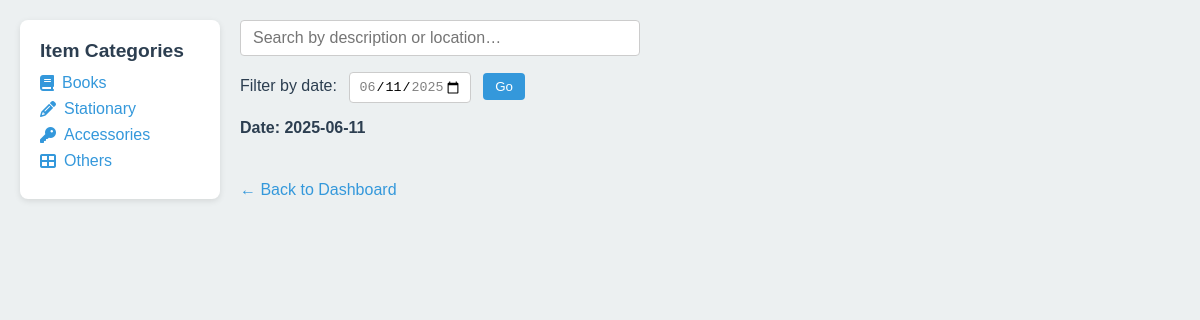
The app's page /category/books (signed in), older data.
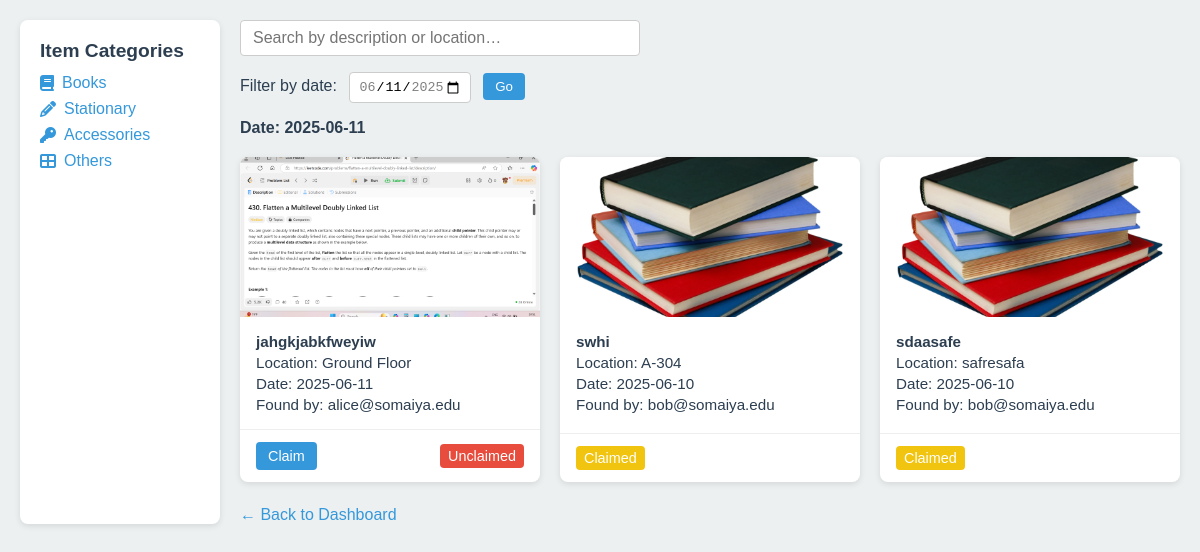
The same page, newer data.
### app.py (models this page shows)
class Report(db.Model):
    id          = db.Column(db.Integer, primary_key=True)
    email       = db.Column(db.String, nullable=False)
    filename    = db.Column(db.String, nullable=False)
    description = db.Column(db.String, nullable=False)
    location    = db.Column(db.String, nullable=False)
    date_found  = db.Column(db.String, nullable=False)  # 'YYYY-MM-DD'
    category    = db.Column(db.String, nullable=False)
    contact     = db.Column(db.String, nullable=False)
    timestamp   = db.Column(db.DateTime, server_default=db.func.now())
    claimed     = db.Column(db.Boolean, default=False)
    claimed_by  = db.Column(db.String, nullable=True)
    received    = db.Column(db.Boolean, default=False)

### app.py (the view)
@app.route('/category/<cat>')
@login_required
def category_items(cat):
    filter_date = request.args.get('filter_date')
    q = Report.query.filter_by(category=cat, received=False)
    if filter_date:
        q = q.filter_by(date_found=filter_date)
    items = q.order_by(Report.timestamp.desc()).all()
    items_for_js = [
        {'id': i.id, 'description': i.description, 'location': i.location}
        for i in items
    ]
    all_dates = [r.date_found for r in Report.query.with_entities(Report.date_found)]
    max_date = date.today().isoformat()
    min_date = (date.today() - timedelta(days=6)).isoformat()
    user_claims = {
        cr.report_id for cr in ClaimRequest.query.filter_by(user_email=session['email'])
    }
    return render_template(
        'categoryitems.html',
        items=items,
        items_for_js=items_for_js,
        category=cat,
        min_date=min_date,
        max_date=max_date,
        filter_date=filter_date,
        user_claims=user_claims
    )

### app.py (called while the page is built)
@app.context_processor
def inject_globals():
    return {
        'email': session.get('email'),
        'roles': session.get('roles', []),
        'today': date.today()
    }

def login_required(f):
    @wraps(f)
    def wrapper(*args, **kwargs):
        if 'email' not in session:
            return redirect(url_for('do_login'))
        return f(*args, **kwargs)
    return wrapper

### Templates/categoryitems.html (shortened to what this page needs)
<!DOCTYPE html>
<html lang="en">
<head>
  <link rel="stylesheet"
        href="https://cdnjs.cloudflare.com/ajax/libs/font-awesome/6.4.0/css/all.min.css" />
</head>
<body>
  <div class="container">
    <aside class="sidebar">
      <h3>Item Categories</h3>
      <nav>
        <ul>
          <li><a href="{{ url_for('category_items', cat='books') }}"><i class="fas fa-book"></i> Books</a></li>
          <li><a href="{{ url_for('category_items', cat='stationary') }}"><i class="fas fa-pencil-alt"></i> Stationary</a></li>
          <li><a href="{{ url_for('category_items', cat='accessories') }}"><i class="fas fa-key"></i> Accessories</a></li>
          <li><a href="{{ url_for('category_items', cat='others') }}"><i class="fas fa-th-large"></i> Others</a></li>
        </ul>
      </nav>
    </aside>
    <section class="main">
      <div class="search-bar">
        <input
          type="text"
          id="search"
          placeholder="Search by description or location…"
          oninput="filterCards()"
        />
      </div>
      <form class="filter" method="get"
            action="{{ url_for('category_items', cat=category) }}">
        <label for="filter_date">Filter by date:</label>
        <input
          type="date"
          id="filter_date"
          name="filter_date"
          min="{{ min_date }}"
          max="{{ max_date }}"
          value="{{ filter_date or max_date }}"
        />
        <button type="submit">Go</button>
      </form>
      <div class="current-date">
        Date:
        <strong>{{ filter_date or today.strftime('%Y-%m-%d') }}</strong>
      </div>
      <div class="card-grid">
        {% for item in items %}
          <div class="card" data-id="{{ item.id }}">
            <img
              src="{% if item.filename %}
                       {{ url_for('static', filename='uploads/'~item.filename) }}
                     {% else %}
                       {{ url_for('static', filename='images/placeholder.png') }}
                     {% endif %}"
              alt="{{ item.description }}"
            />
            <div class="card-body">
              <p><strong>{{ item.description }}</strong></p>
              <p>Location: {{ item.location }}</p>
              <p>Date: {{ item.date_found }}</p>
              <p>Found by: {{ item.email }}</p>
            </div>
            <div class="card-footer">
              {% if item.received %}
                <span class="status-indicator status-received">Received</span>
              {% elif item.claimed and item.claimed_by==email %}
                <span class="status-indicator status-claimed">Claimed</span>
              {% elif item.id in user_claims %}
                <span class="status-indicator status-claimed">Pending…</span>
              {% else %}
                <button class="action-btn claim-btn"
                        onclick='event.stopPropagation();
                          fetch("{{ url_for("claim_report",report_id=item.id) }}", {
                            method:"POST",
                            headers:{"X-CSRFToken":
                              document.querySelector("meta[name=csrf-token]")
                                      .getAttribute("content")}
                          })
                          .then(r=>r.json())
                          .then(d=>{ alert(d.message); location.reload(); });'>
                  Claim
                </button>
                <span class="status-indicator status-unclaimed">Unclaimed</span>
              {% endif %}
            </div>
          </div>
        {% endfor %}
      </div>
      <a href="{{ url_for('show_home') }}" class="back-btn">&larr; Back to Dashboard</a>
    </section>
  </div>
</body>
</html>

### Templates/categoryitems.html (style rules this page uses)
* { box-sizing: border-box; }
body { margin: 0; font-family: Arial, sans-serif; background: #ecf0f1; color: #2c3e50; }
.container { display: flex; max-width: 1200px; margin: 0 auto; padding: 20px; }
.sidebar { width: 200px; background: #fff; padding: 20px; border-radius: 8px; box-shadow: 0 2px 6px rgba(0,0,0,0.1); margin-right: 20px; }
.sidebar h3 { margin-top: 0; font-size: 1.2rem; margin-bottom: 12px; }
.sidebar ul { list-style: none; padding: 0; margin: 0; }
.sidebar li + li { margin-top: 8px; }
.sidebar a { text-decoration: none; color: #3498db; font-weight: 500; display: flex; align-items: center; gap: 8px; }
.main { flex: 1; }
.search-bar { margin-bottom: 16px; }
.search-bar input { width: 100%; max-width: 400px; padding: 8px 12px; font-size: 1rem; border: 1px solid #ccc; border-radius: 4px; }
form.filter { margin-bottom: 16px; }
form.filter label { margin-right: 8px; font-weight: 500; }
form.filter input[type="date"] { padding: 6px 8px; border: 1px solid #ccc; border-radius: 4px; margin-right: 8px; }
form.filter button { padding: 6px 12px; background: #3498db; border: none; color: #fff; border-radius: 4px; cursor: pointer; }
.current-date { margin-bottom: 20px; font-weight: bold; }
.card-grid { display: grid; grid-template-columns: repeat(auto-fill, minmax(260px, 1fr)); gap: 20px; }
.card { background: #fff; border-radius: 8px; overflow: hidden; box-shadow: 0 2px 6px rgba(0,0,0,0.1); display: flex; flex-direction: column; }
.card img { width: 100%; height: 160px; object-fit: cover; }
.card-body { padding: 12px 16px; flex: 1; }
.card-body p { margin: 4px 0; font-size: 0.95rem; }
.card-footer { padding: 12px 16px; border-top: 1px solid #eee; display: flex; align-items: center; justify-content: space-between; }
.status-indicator { font-size: 0.9rem; padding: 4px 8px; border-radius: 4px; font-weight: 500; }
.status-claimed { background: #f1c40f; color: #fff; }
.status-unclaimed { background: #e74c3c; color: #fff; }
.action-btn { border: none; border-radius: 4px; padding: 6px 12px; font-size: 0.9rem; cursor: pointer; color: #fff; }
.claim-btn { background: #3498db; }
.back-btn { display: inline-block; margin-top: 24px; text-decoration: none; color: #3498db; font-weight: 500; }

Row changes from the older to the newer data that the page shows:
added Report: filename (picture), description "jahgkjabkfweyiw", location "Ground Floor", date_found "2025-06-11", email "alice@somaiya.edu"
added Report: filename (picture), description "swhi", location "A-304", date_found "2025-06-10", email "bob@somaiya.edu", received "Claimed"
now on this page (row edited): Report: filename (picture), description "sdaasafe", location "safresafa", date_found "2025-06-10", email "bob@somaiya.edu", received "Claimed"
